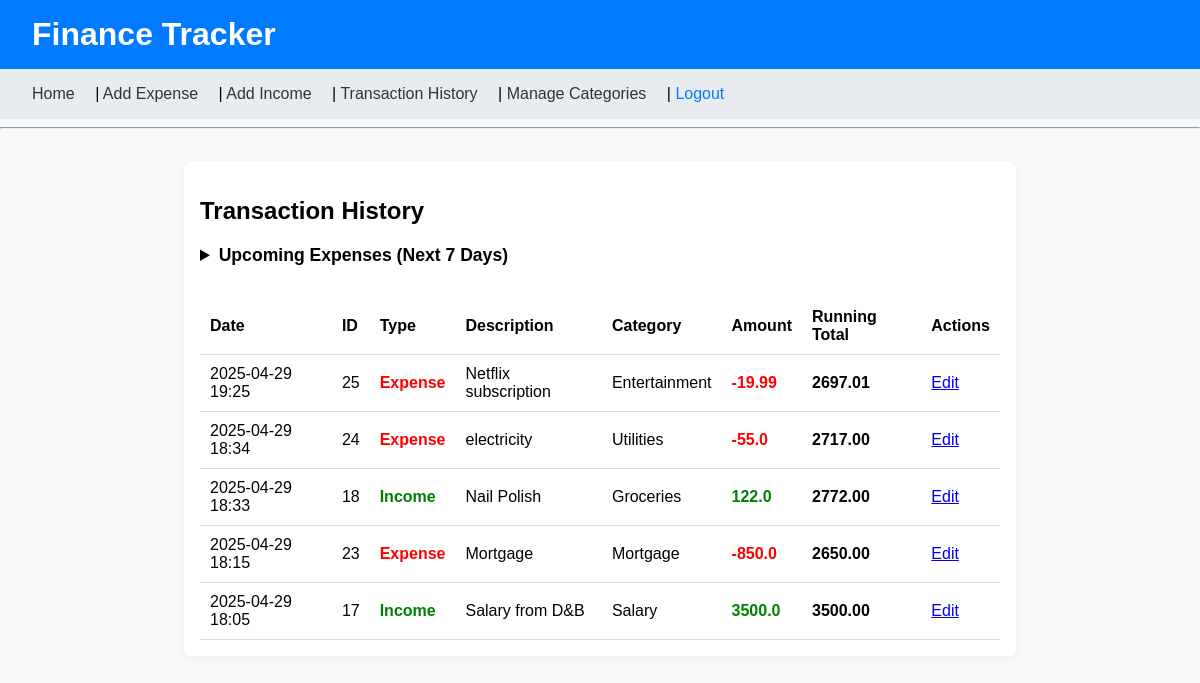
The app's page /transactions/ (signed in), older data.
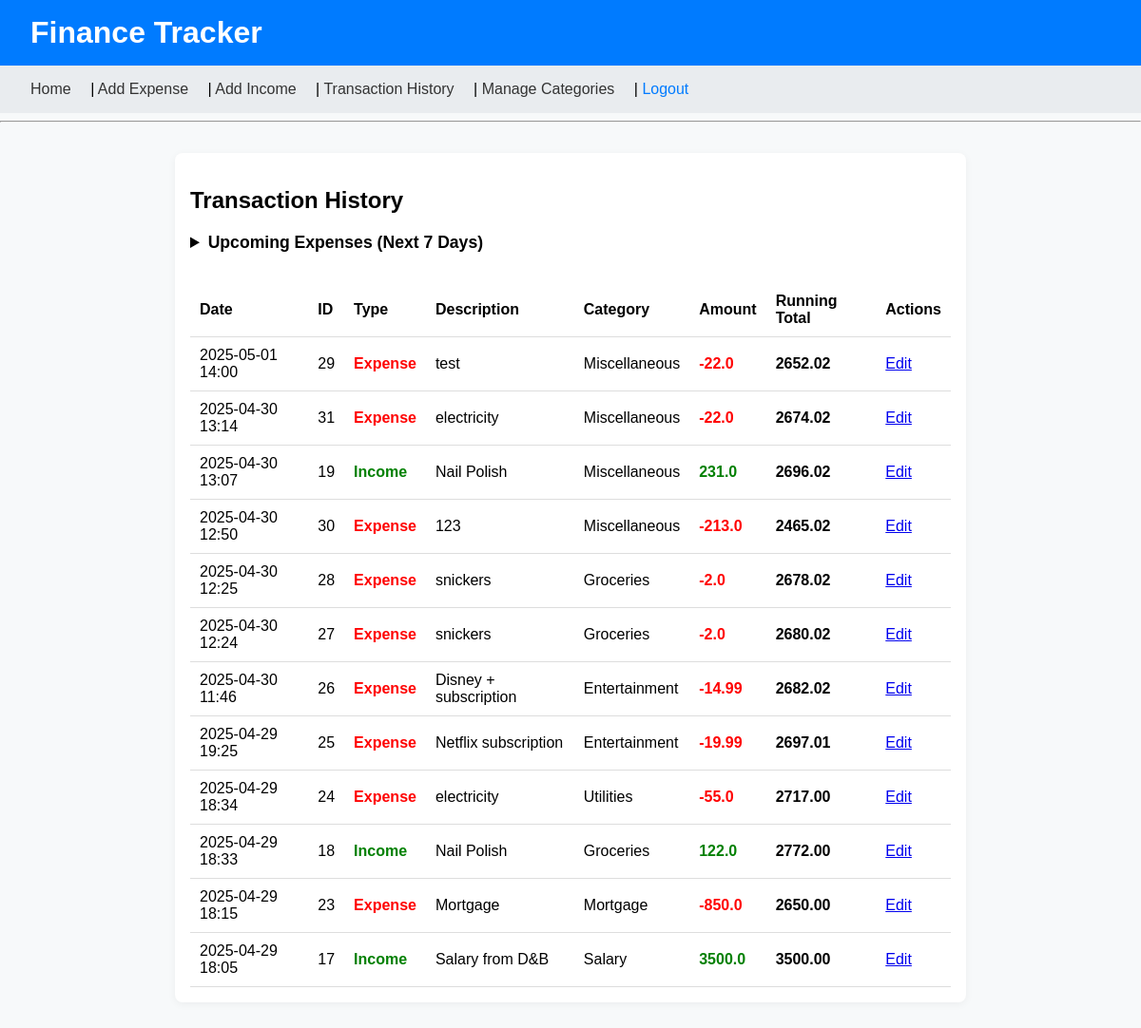
The same page, newer data.
### finance/models.py (models this page shows, shortened)
class Expense(models.Model):
    user = models.ForeignKey(User, on_delete=models.CASCADE)
    date = models.DateTimeField()
    amount = models.FloatField()
    description = models.CharField(max_length=25)
    category = models.ForeignKey(Category, on_delete=models.CASCADE)
    recurring = models.BooleanField(default=False)
    frequency = models.CharField(
        max_length=20,
        choices=FREQUENCY_CHOICES,
        default='monthly',
    )

class Category(models.Model):
    name = models.CharField(max_length=100)
    type = models.CharField(max_length=20)  # income or expense
    is_predefined = models.BooleanField(default=False)
    is_default = models.BooleanField(default=False)

class Income(models.Model):
    user = models.ForeignKey(User, on_delete=models.CASCADE)
    date = models.DateTimeField()
    amount = models.FloatField()
    description = models.CharField(max_length=25)
    category = models.ForeignKey(Category, on_delete=models.CASCADE)
    recurring = models.BooleanField(default=False)
    frequency = models.CharField(
        max_length=20,
        choices=FREQUENCY_CHOICES,
        default='monthly',
    )

### finance/views.py (the view, shortened to what this page needs)
# urls.py: path('transactions/', views.transaction_history, name='transaction_history'),
@login_required()
def transaction_history(request):
    transactions = []
    today = date.today()
    expenses = Expense.objects.filter(user=request.user, date__date__lte=today)
    incomes = Income.objects.filter(user=request.user, date__date__lte=today)
    for income in incomes:
        transactions.append({
            "id": income.id,
            "date": income.date,
            "type": "Income",
            "amount": income.amount,
            "description": income.description,
            "category": income.category.name,
            "running_total": 0
        })
    for expense in expenses:
        transactions.append({
            "id": expense.id,
            "date": expense.date,
            "type": "Expense",
            "amount": -abs(expense.amount),
            "description": expense.description,
            "category": expense.category.name,
            "running_total": 0
        })
    upcoming_expenses = []
    future_recurring = Expense.objects.filter(user=request.user, recurring=True)
    for expense in future_recurring:
        next_due = get_next_due_date(expense.date, expense.frequency)
    transactions.sort(key=lambda tx: (tx["date"], tx["id"]))
    total = 0.0
    for tx in transactions:
        total += tx["amount"]
        tx["running_total"] = total
    transactions.sort(key=lambda tx: (tx["date"], tx["id"]), reverse=True)
    return render(request, 'finance/transaction_history.html', {
        'transactions': transactions,
        'upcoming_expenses': upcoming_expenses,
    })

### finance/templates/finance/transaction_history.html (shortened to what this page needs)
{% extends "finance/base.html" %}
{% block content %}
<h2>Transaction History</h2>
<details style="margin-bottom: 1.5rem;">
  <summary style="font-weight: bold; font-size: 1.1rem;">
    Upcoming Expenses (Next 7 Days)
  </summary>
</details>
<table>
    <thead>
        <tr>
            <th>Date</th>
            <th>ID</th>
            <th>Type</th>
            <th>Description</th>
            <th>Category</th>
            <th>Amount</th>
            <th>Running Total</th>
            <th>Actions</th>
        </tr>
    </thead>
    <tbody>
        {% for tx in transactions %}
        <tr>
            <td>{{ tx.date|date:"Y-m-d H:i" }}</td>
            <td>{{ tx.id }}</td>
            <td class="{{ tx.type|lower }}">{{ tx.type }}</td>
            <td>{{ tx.description }}</td>
            <td>{{ tx.category }}</td>
            <td class="{{ tx.type|lower }}">{{ tx.amount }}</td>
            <td class="total-cell">{{ tx.running_total|floatformat:2 }}</td>
            <td>
                {% if tx.type == "Income" %}
                    <a href="{% url 'edit_income' tx.id %}">Edit</a>
                {% elif tx.type == "Expense" %}
                    <a href="{% url 'edit_expense' tx.id %}">Edit</a>
                {% endif %}
            </td>
        </tr>
        {% empty %}
        <tr>
            <td colspan="7" style="text-align:center;">No transactions found.</td>
        </tr>
        {% endfor %}
    </tbody>
</table>
{% endblock %}

### finance/templates/finance/base.html (shortened to what this page needs)
<!DOCTYPE html>
<html lang="en">
<head>
</head>
<body>
<header>
    <h1>Finance Tracker</h1>
</header>
<nav>
    <a href="{% url 'home' %}">Home</a> |
    <a href="{% url 'add_expense' %}">Add Expense</a> |
    <a href="{% url 'add_income' %}">Add Income</a> |
    <a href="{% url 'transaction_history' %}">Transaction History</a> |
    <a href="{% url 'manage_categories' %}">Manage Categories</a> |
    <form action="{% url 'logout' %}" method="post" style="display:inline;">
  <button type="submit" style="background:none; border:none; color: #007BFF; cursor:pointer; padding:0; font:inherit;">
    Logout
  </button>
</form>
</nav>
<hr>
<div class="container">
    {% block content %}
    {% endblock %}
</div>
</body>
</html>

### finance/templates/finance/base.html (style rules this page uses)
body { font-family: Arial, sans-serif; background-color: #f7f9fa; margin: 0; padding: 0; }
header { background-color: #007BFF; color: white; padding: 1rem 2rem; }
header h1 { margin: 0; }
nav { background: #e9ecef; padding: 1rem 2rem; }
nav a { margin-right: 1rem; text-decoration: none; color: #333; }
.container { max-width: 800px; margin: 2rem auto; padding: 1rem; background-color: white; border-radius: 8px; box-shadow: 0 2px 8px rgba(0,0,0,0.05); }
table { width: 100%; border-collapse: collapse; margin-top: 2rem; }
th, td { padding: 10px; text-align: left; border-bottom: 1px solid #ddd; }
.income { color: green; font-weight: bold; }
.expense { color: red; font-weight: bold; }
.total-cell { font-weight: bold; }

Row changes from the older to the newer data that the page shows:
added Expense: date "2025-05-01 14:00", description "test"
now on this page (row unchanged): Category: category "Miscellaneous" "Miscellaneous" "Miscellaneous" "Miscellaneous"
added Expense: date "2025-04-30 13:14", description "electricity"
added Income: date "2025-04-30 13:07", description "Nail Polish", amount "231.0"
added Expense: date "2025-04-30 12:50", description "123"
added Expense: date "2025-04-30 12:25", description "snickers"
added Expense: date "2025-04-30 12:24", description "snickers"
added Expense: date "2025-04-30 11:46", description "Disney + subscription"
Text that changed along with them:
new list line: "29 Expense -22.0 2652.02 Edit"
new list line: "31 Expense -22.0 2674.02 Edit"
new list line: "19 Income 2696.02 Edit"
new list line: "30 Expense -213.0 2465.02 Edit"
new list line: "28 Expense -2.0 2678.02 Edit"
new list line: "Groceries"
new list line: "27 Expense -2.0 2680.02 Edit"
new list line: "26 Expense -14.99 2682.02 Edit"
new list line: "Entertainment"
